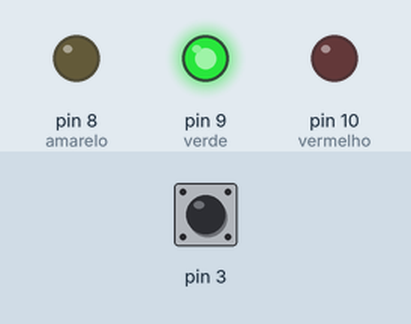
This sketch was run on a simulated Arduino Uno, built with avr-gcc and run on an emulated ATmega328P. Parts: output pins drawn as LEDs (lit = HIGH). The test bench sets the inputs (shaded band); at power-on: pin 3 HIGH. What the sketch prints to the serial monitor is not drawn.

Above: at 1.2 s.
1.3 s: pin 3 pulled LOW for 0.15 s
At 3.1 s:
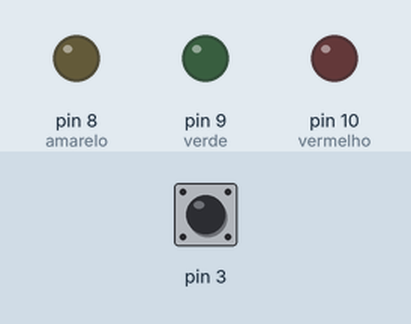
4.4 s: pin 3 pulled LOW for 1 s
At 8.2 s:
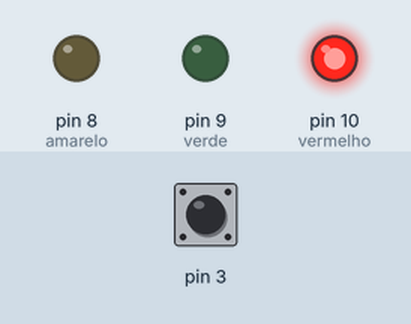
8.4 s: pin 3 pulled LOW for 3.2 s
At 11.7 s:
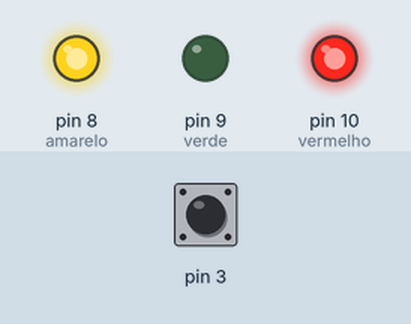
Timing chart, 0 to 14.8 s (numbered marks = the images above; inputs shaded):
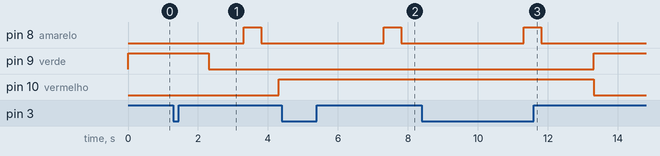

The sketch:

trafficLight2.ino
```cpp
int verde= 9;
int amarelo= 8;
int vermelho= 10;
void setup() {
pinMode(verde, OUTPUT);
pinMode(amarelo, OUTPUT);
pinMode(vermelho,OUTPUT);
pinMode(3, INPUT_PULLUP);
Serial.begin(9600);
}

void loop() {
bool botao= digitalRead(3);
if (botao== HIGH){
  digitalWrite(verde, HIGH);
  digitalWrite(amarelo, LOW);
  digitalWrite(vermelho, LOW);
  Serial.println(botao);
}
if (botao== LOW){
  delay(1000);
  digitalWrite(verde, LOW);
  delay(1000);
  digitalWrite(amarelo, HIGH);
  delay(500);
  digitalWrite(amarelo, LOW);
  delay(500);
  digitalWrite(vermelho, HIGH);
  delay(1000);
}
}
```

Measured:
- after the input at 1.3 s, pin 8 (amarelo): LOW → HIGH after 2.0 s, → LOW 0.50 s later; pin 9 (verde): HIGH → LOW after 1.0 s; pin 10 (vermelho): LOW → HIGH after 3.0 s
- after the input at 4.4 s, pin 8 (amarelo): LOW → HIGH after 2.9 s, → LOW 0.50 s later; pin 9 (verde): stays LOW (without the input it goes to HIGH after 0.90 s); pin 10 (vermelho): stays HIGH (without the input it goes to LOW after 0.90 s)
- after the input at 8.4 s, pin 8 (amarelo): LOW → HIGH after 2.9 s, → LOW 0.50 s later; pin 9 (verde): LOW → HIGH after 4.9 s instead of 0.90 s; pin 10 (vermelho): HIGH → LOW after 4.9 s instead of 0.90 s
